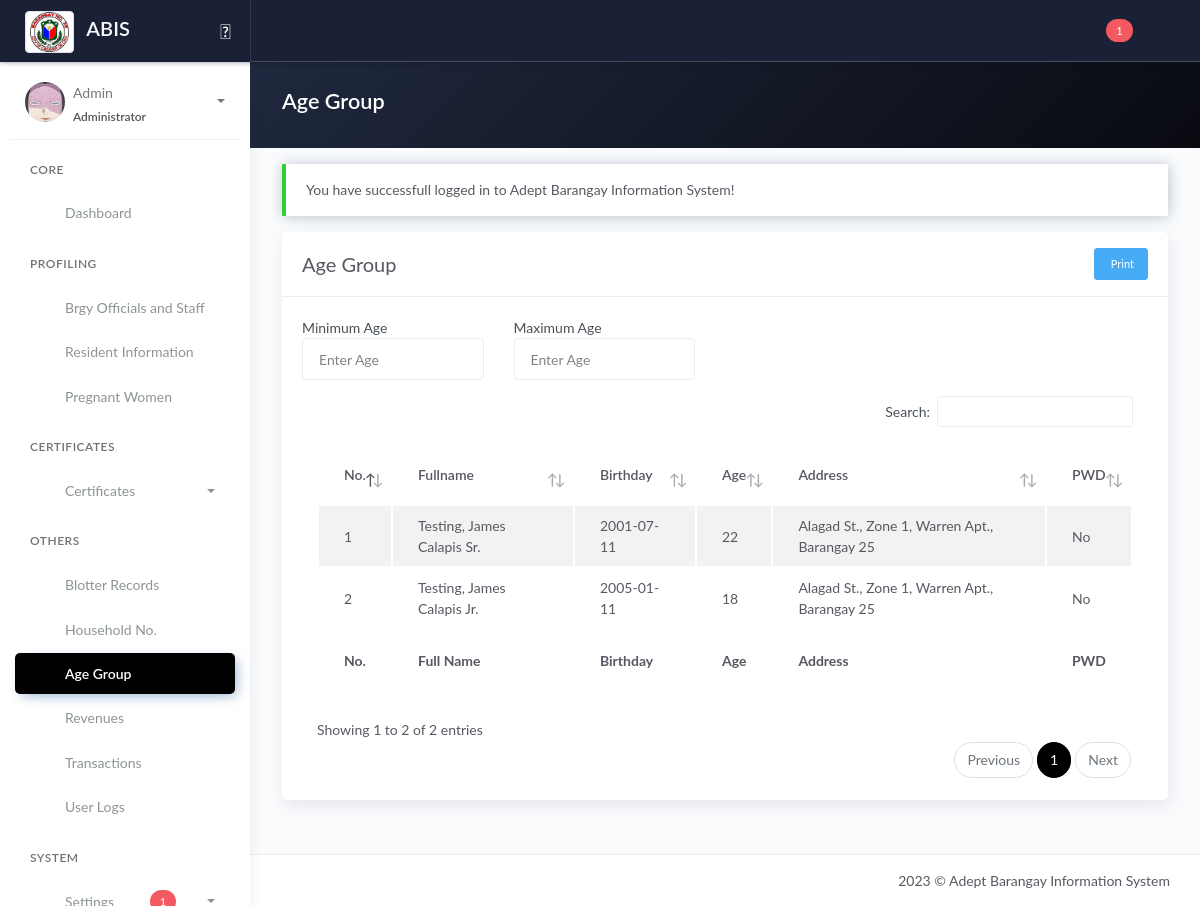
/age-group.php (signed in), run on the app's committed database.
### tables this page shows
CREATE TABLE `tblresident2` (
  `id_resident` int(11) NOT NULL,
  `national_id` varchar(100) NOT NULL,
  `region` varchar(10) NOT NULL,
  `city` varchar(100) NOT NULL,
  `province` varchar(100) NOT NULL,
  `barangay` varchar(100) NOT NULL,
  `citizenship` varchar(100) NOT NULL,
  `picture` text NOT NULL,
  `firstname` varchar(100) NOT NULL,
  `middlename` varchar(100) NOT NULL,
  `lastname` varchar(100) NOT NULL,
  `ext` varchar(10) NOT NULL,
  `alias` varchar(20) NOT NULL,
  `birthplace` varchar(100) NOT NULL,
  `birthdate` date NOT NULL,
  `sex` varchar(20) NOT NULL,
  `civilstatus` varchar(20) NOT NULL,
  `residence_type` varchar(25) NOT NULL COMMENT 'new; co-occupant; tenant',
  `id_household` int(80) NOT NULL,
  `family_head` varchar(10) NOT NULL,
  `date_of_residence` date NOT NULL,
  `vstatus` varchar(10) NOT NULL,
  `identified_as` varchar(20) NOT NULL,
  `phone` varchar(100) NOT NULL,
  `email` varchar(100) NOT NULL,
  `occupation` varchar(100) NOT NULL,
  `resident_type` int(20) NOT NULL DEFAULT 1 COMMENT '1 = Alive; 0 = Deceased',
  `id_org` varchar(100) NOT NULL,
  `pwd` varchar(5) NOT NULL,
  `indigent` varchar(5) NOT NULL,
  `remarks` text NOT NULL,
  `res_updated_at` timestamp NOT NULL DEFAULT current_timestamp() ON UPDATE current_timestamp(),
  `id_user` int(11) NOT NULL
);

CREATE TABLE `tbl_household` (
  `id_household` int(11) NOT NULL,
  `household_number` int(100) NOT NULL,
  `house_no` int(100) DEFAULT NULL COMMENT '(2.1)',
  `id_purok` varchar(50) NOT NULL,
  `household_street_name` varchar(100) NOT NULL COMMENT '(2.2)',
  `household_address` varchar(250) NOT NULL COMMENT '(2.3)',
  `household_type` varchar(250) NOT NULL
);

CREATE TABLE `tblpurok` (
  `id_purok` int(11) NOT NULL,
  `purok_name` varchar(255) DEFAULT NULL,
  `purok_details` text DEFAULT NULL
);

CREATE TABLE `tblbrgy_info` (
  `id_brgy_info` int(11) NOT NULL,
  `province` varchar(100) DEFAULT NULL,
  `town` varchar(100) DEFAULT NULL,
  `brgy_name` varchar(50) DEFAULT NULL,
  `contact_number` varchar(50) DEFAULT NULL,
  `dashboard_text` text DEFAULT NULL,
  `image` varchar(200) DEFAULT NULL,
  `city_logo` varchar(100) DEFAULT NULL,
  `brgy_logo` varchar(100) DEFAULT NULL
);

### model/fetch_brgy_info.php (called while the page is built, shortened)
<?php
    $query = "SELECT * FROM tblbrgy_info";
    $result = $conn->query($query);
	$row = $result->fetch_assoc();
	if($row){
		$brgy 		 = $row['brgy_name'];
	}
?>

### age-group.php (the view, shortened to what this page needs)
<?php include 'server/server.php' ?>
<?php
$query = "SELECT * FROM tblresident2 WHERE resident_type=1";
$result = $conn->query($query);
$resident = array();
while ($row = $result->fetch_assoc()) {
	$resident[] = $row;
}
?>
<!DOCTYPE html>
<html lang="en">
<head>
	<?php include 'templates/header.php' ?>
	<link rel="stylesheet" href="assets/js/plugin/dataTables.dateTime.min.css">
	<link rel="stylesheet" href="assets/js/plugin/datatables/Buttons-1.6.1/css/buttons.dataTables.min.css">
</head>
<body>
	<div class="wrapper">
		<?php include 'templates/main-header.php' ?>
		<?php include 'templates/sidebar.php' ?>
		<div class="main-panel">
			<div class="content">
				<div class="panel-header bg-dark-gradient">
					<div class="page-inner">
						<div class="d-flex align-items-left align-items-md-center flex-column flex-md-row">
							<div>
								<h2 class="text-white fw-bold">Age Group</h2>
							</div>
						</div>
					</div>
				</div>
				<div class="page-inner">
					<div class="row mt--2">
						<div class="col-md-12">
							<?php if (isset($_SESSION['message'])) : ?>
								<div class="alert alert-<?php echo $_SESSION['success']; ?> <?= $_SESSION['success'] == 'danger' ? 'bg-danger text-light' : null ?>" role="alert">
									<?php echo $_SESSION['message']; ?>
								</div>
							<?php endif ?>
							<div class="card">
								<div class="card-header">
									<div class="card-head-row">
										<div class="card-title">Age Group</div>
										<div class="card-tools">
											<a href="#add" data-toggle="modal" class="btn btn-info btn-sm"><i class="fa fa-print"></i>&nbspPrint</a>
										</div>
									</div>
								</div>
								<div class="card-body">
									<div class="row mb-3 w-50">
										<div class="col">
											<label>Minimum Age</label>
											<input type="text" class="form-control" id="min" name="min" placeholder="Enter Age">
										</div>
										<div class="col">
											<label>Maximum Age</label>
											<input type="text" class="form-control" id="max" name="max" placeholder="Enter Age">
										</div>
									</div>
									<div class="table-responsive">
										<table id="agegrouptable" class="display table table-striped">
											<thead>
												<tr>
													<th scope="col">No. </th>
													<th scope="col">Fullname</th>
													<th scope="col">Birthday</th>
													<th scope="col">Age</th>
													<th scope="col">Address</th>
													<th scope="col">PWD</th>
												</tr>
											</thead>
											<tbody>
												<?php if (!empty($resident)) : ?>
													<?php $no = 1;
													foreach ($resident as $row) : ?>
														<tr>
															<td><?= $no ?></td>
															<td><?= $row['lastname'] . ', ' . $row['firstname'] . ' ' . $row['middlename'] . ' ' . $row['ext'] ?></td>
															<td><?= $row['birthdate'] ?></td>
															<?php
															$DateOfBirth = $row['birthdate'];
															$dob = new DateTime($DateOfBirth);
															$now = new DateTime();
															$diff = $now->diff($dob);
															?>
															<td><?= $diff->y; ?></td>
															<td>
																<?php
																$h_id = $row['id_household'];
																$queryHouseholdNumber = "SELECT * FROM tbl_household WHERE id_household='$h_id'";
																$resultHouseholdNumber = $conn->query($queryHouseholdNumber);
																$householdnum = $resultHouseholdNumber->fetch_assoc();
																$p_name = $householdnum['id_purok'];
																$queryPurokName = "SELECT * FROM tblpurok WHERE id_purok='$p_name'";
																$resultPurokName = $conn->query($queryPurokName);
																$pname = $resultPurokName->fetch_assoc();
																echo $householdnum['household_street_name'] . ', ' . $pname['purok_name'] . ', ' . $householdnum['household_address'] . ', ' . $brgy;
																?>
															</td>
															<td><?= $row['pwd'] ?></td>
														</tr>
													<?php $no++;
													endforeach ?>
												<?php endif ?>
											</tbody>
											<tfoot>
												<tr>
													<th scope="col">No. </th>
													<th scope="col">Full Name</th>
													<th scope="col">Birthday</th>
													<th scope="col">Age</th>
													<th scope="col">Address</th>
													<th scope="col">PWD</th>
												</tr>
											</tfoot>
										</table>
									</div>
								</div>
							</div>
						</div>
					</div>
				</div>
			</div>
			<?php include 'templates/main-footer.php' ?>
		</div>
	</div>
	<?php include 'templates/footer.php' ?>
	<link rel="stylesheet" type="text/css" href="https://cdn.datatables.net/v/bs5/jszip-2.5.0/dt-1.13.1/b-2.3.3/b-html5-2.3.3/b-print-2.3.3/datatables.min.css" />
</body>
</html>

### data on the page
tblresident2: lastname "Testing", firstname "James", middlename "Calapis", ext "Sr.", birthdate "2001-07-11", birthdate "22", id_household.household_street_name "Alagad St.", tblpurok.purok_name "Zone 1", id_household.household_address "Warren Apt.", pwd "No"
tblbrgy_info: brgy_name "Barangay 25"
tblresident2: lastname "Testing", firstname "James", middlename "Calapis", ext "Jr.", birthdate "2005-01-11", birthdate "18", id_household.household_street_name "Alagad St.", tblpurok.purok_name "Zone 1", id_household.household_address "Warren Apt.", pwd "No"

### other printed values
$resultSupport "1"
$_SESSION['username'] "Admin"
$_SESSION['role'] "Administrator"
$_SESSION['message'] "You have successfull logged in to Adept Barangay Information System!"
